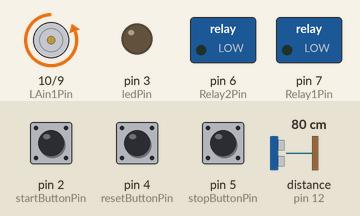
This sketch was run on a simulated Arduino Uno, built with avr-gcc and run on an emulated ATmega328P. Parts: motor-driver pin pairs drawn as motors (green arrow = first pin HIGH = forward, orange = second pin HIGH = backward, longer = more drive), switched loads named in the sketch (green lamp = pin HIGH), output pins drawn as LEDs (lit = HIGH). Dashed ring = blinking. Inputs (shaded band) come from the test bench; at power-on: pin 4 (resetButtonPin) HIGH, pin 5 (stopButtonPin) HIGH, pin 2 (startButtonPin) HIGH, distance to the obstacle (sensor on pin 12) 80 cm. The echo pulse lasts 58.3 µs per cm.

Above: at 1.2 s.
1.3 s: pin 4 (resetButtonPin) pulled LOW for 0.15 s
At 1.54 s:
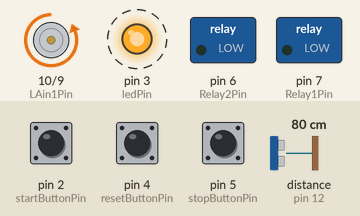
4.4 s: pin 5 (stopButtonPin) pulled LOW for 0.15 s
At 5.4 s:
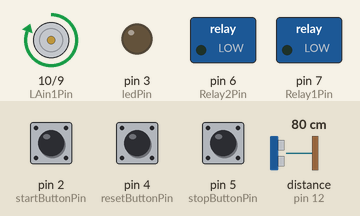
6.0 s: pin 2 (startButtonPin) pulled LOW for 0.15 s
At 6.4 s:
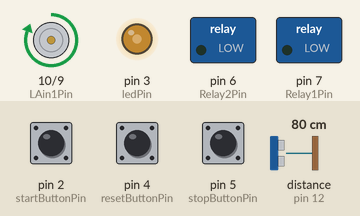
7.6 s: pin 4 (resetButtonPin) pulled LOW for 1 s
At 8.34 s:
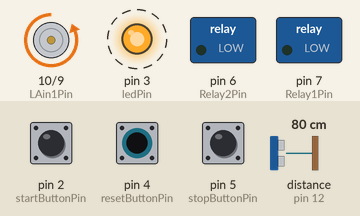
11.6 s: pin 5 (stopButtonPin) pulled LOW for 1 s
At 12.1 s:
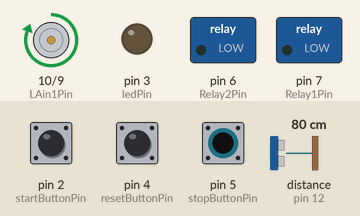
14.1 s: pin 2 (startButtonPin) pulled LOW for 1 s
At 15.0 s:
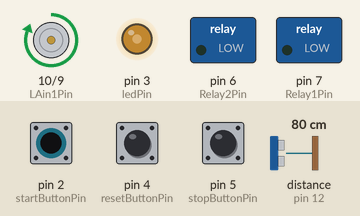
Timing chart, 0 to 35.5 s (numbered marks = the images above; inputs shaded):
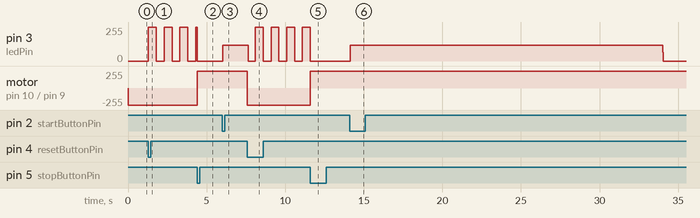

Measured:
- after the input at 1.3 s, pin 3 (ledPin): alternates 255/255 for 0.50 s and 0/255 for 0.50 s, starting at once
- after the input at 4.4 s, motor on pin 10 (LAin1Pin) / pin 9 (LAin2Pin): backward 255/255 → forward 255/255 at once
- after the input at 6.0 s, pin 3 (ledPin): 0/255 → 117/255 at once
- after the input at 7.6 s, pin 3 (ledPin): alternates 255/255 for 0.50 s and 0/255 for 0.50 s, starting at once; motor on pin 10 (LAin1Pin) / pin 9 (LAin2Pin): forward 255/255 → backward 255/255 at once
- after the input at 11.6 s, pin 3 (ledPin): goes on until 11.6 s, then stays 0/255; motor on pin 10 (LAin1Pin) / pin 9 (LAin2Pin): backward 255/255 → forward 255/255 at once
- after the input at 14.1 s, pin 3 (ledPin): 0/255 → 117/255 at once, → 0/255 19.9 s later

The sketch:

DrinkDispensor.ino
```cpp
#include "SR04.h"
#define trigPin 12
#define echoPin 11
SR04 ultrasonicSensor = SR04(echoPin, trigPin);


const int startButtonPin = 2;
const int ledPin = 3;
const int LAin1Pin = 10;
const int LAin2Pin = 9;
const int Relay1Pin = 7;
const int Relay2Pin = 6;
const int resetButtonPin = 4;
const int stopButtonPin = 5;

unsigned long startTime = -44700;
unsigned long resetTime = -44700;
unsigned long blinkTime = 0;
unsigned long checkDistance;

int startButton;
bool startFunction = false;
int resetButton;
bool resetFunction = false;
int stopButton;
int ledState = HIGH;

void setup() {
  pinMode(startButtonPin, INPUT_PULLUP);
  pinMode(ledPin, OUTPUT);
  pinMode(LAin1Pin, OUTPUT);
  pinMode(LAin2Pin, OUTPUT);
  pinMode(Relay1Pin, OUTPUT);
  pinMode(Relay2Pin, OUTPUT);
  pinMode(resetButtonPin, INPUT_PULLUP);
  pinMode(stopButtonPin, INPUT_PULLUP);

  digitalWrite(LAin1Pin, LOW);
  digitalWrite(LAin2Pin, HIGH);

  Serial.begin(9600);
}

void loop() {
  startButton = digitalRead(startButtonPin);
  resetButton = digitalRead(resetButtonPin);
  stopButton = digitalRead(stopButtonPin);
  if ((startButton == LOW) && (millis() - startTime) > 44700) {
    startTime = millis();
    startFunction = true;
  }

  if (resetButton == LOW && (millis() - resetTime) > 20000) {
    resetTime = millis();
    resetFunction = true;
  }

  if (stopButton == LOW) {
    startFunction = false;
    resetFunction = false;
    startTime = -44700;
    resetTime = -44700;
    // Stop all pumps and lower actuator
    digitalWrite(Relay2Pin, LOW);
    digitalWrite(Relay1Pin, LOW);
    digitalWrite(LAin1Pin, HIGH);
    digitalWrite(LAin2Pin, LOW);
  }

  //Safety measure, if there isn't a cup detected get out of the start function
  if ((millis() - startTime) > 19900 && (millis() - startTime) < 24700) {
    checkDistance = ultrasonicSensor.Distance();
    //if nothing within 22 cm's is detected then set start to false and turn off pumps
    if (checkDistance > 22) {
      startFunction = false;
      digitalWrite(Relay1Pin, LOW);
      digitalWrite(Relay2Pin, LOW);

    }
  }

  // Lower cup and fill drink if the button is pressed, within time frame, and the reset button hasn't been pressed
  if (startFunction == true && (millis() - startTime) <= 44700 && resetFunction == false) {
    // Stage one: lower actuator
    if ((millis() - startTime) <= 20000) {
      digitalWrite(ledPin, HIGH);
      digitalWrite(LAin1Pin, HIGH);
      digitalWrite(LAin2Pin, LOW);
    }

    // Stage two: turn on pump1 then off after 6 seconds
    if ((millis() - startTime) > 20000 && (millis() - startTime) <= 23000) {
      // Turn on pumps
      digitalWrite(Relay1Pin, HIGH);
    } else if ((millis() - startTime) >= 23000) {
      digitalWrite(Relay1Pin, LOW);
    }

    // Stage three: turn on pump2 same time as 1 but turn off after 7 seconds
    if ((millis() - startTime) > 20000 && (millis() - startTime) <= 24500) {
      digitalWrite(Relay2Pin, HIGH);
    } else if ((millis() - startTime) > 24500) {
      digitalWrite(Relay2Pin, LOW);
    }

    // Stage four: raise actuator
    if ((millis() - startTime) >= 24700) {
      digitalWrite(LAin1Pin, LOW);
      digitalWrite(LAin2Pin, HIGH);
    }
  } else if (startFunction) {
    digitalWrite(ledPin, LOW);
    startFunction = false;
  }

  // Reset actuator position
  if (resetFunction == true && (millis() - resetTime) <= 20000) {
    digitalWrite(LAin1Pin, LOW);
    digitalWrite(LAin2Pin, HIGH);

    // Blink LED every half second
    if ((millis() - blinkTime) >= 500) {
      digitalWrite(ledPin, ledState);
      ledState = !ledState;
      blinkTime = millis();
    }
  } else {
    resetFunction = false;
    digitalWrite(ledPin, LOW);
  }
}
```
